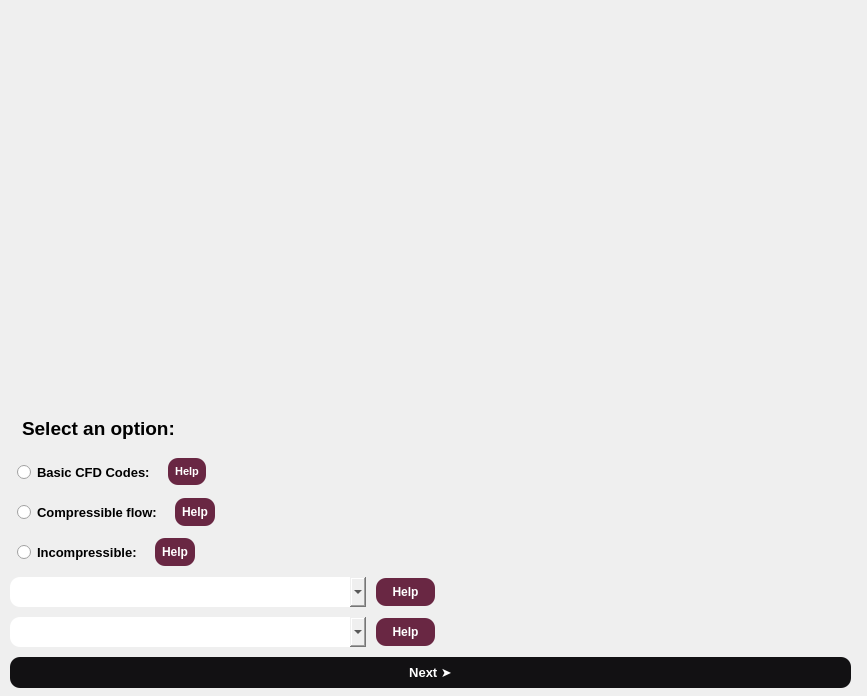
<?xml version="1.0" encoding="UTF-8"?>
<ui version="4.0">
 <class>Dialog</class>
 <widget class="QDialog" name="Dialog">
  <property name="geometry">
   <rect>
    <x>0</x>
    <y>0</y>
    <width>867</width>
    <height>696</height>
   </rect>
  </property>
  <property name="windowTitle">
   <string>Dialog</string>
  </property>
  <widget class="QWidget" name="verticalLayoutWidget">
   <property name="geometry">
    <rect>
     <x>0</x>
     <y>0</y>
     <width>861</width>
     <height>698</height>
    </rect>
   </property>
   <layout class="QVBoxLayout" name="verticalLayout">
    <property name="spacing">
     <number>10</number>
    </property>
    <property name="leftMargin">
     <number>10</number>
    </property>
    <property name="topMargin">
     <number>10</number>
    </property>
    <property name="rightMargin">
     <number>10</number>
    </property>
    <property name="bottomMargin">
     <number>10</number>
    </property>
    <item>
     <spacer name="verticalSpacer">
      <property name="orientation">
       <enum>Qt::Vertical</enum>
      </property>
      <property name="sizeHint" stdset="0">
       <size>
        <width>796</width>
        <height>163</height>
       </size>
      </property>
     </spacer>
    </item>
    <item>
     <layout class="QHBoxLayout" name="horizontalLayout_7">
      <item>
       <spacer name="horizontalSpacer_8">
        <property name="orientation">
         <enum>Qt::Horizontal</enum>
        </property>
        <property name="sizeHint" stdset="0">
         <size>
          <width>40</width>
          <height>20</height>
         </size>
        </property>
       </spacer>
      </item>
      <item>
       <widget class="QLabel" name="label_3">
        <property name="text">
         <string/>
        </property>
        <property name="pixmap">
         <pixmap resource="resources.qrc">:/Pngs/tayyare.png</pixmap>
        </property>
        <property name="scaledContents">
         <bool>true</bool>
        </property>
       </widget>
      </item>
      <item>
       <spacer name="horizontalSpacer_9">
        <property name="orientation">
         <enum>Qt::Horizontal</enum>
        </property>
        <property name="sizeHint" stdset="0">
         <size>
          <width>40</width>
          <height>20</height>
         </size>
        </property>
       </spacer>
      </item>
     </layout>
    </item>
    <item>
     <spacer name="verticalSpacer_2">
      <property name="orientation">
       <enum>Qt::Vertical</enum>
      </property>
      <property name="sizeHint" stdset="0">
       <size>
        <width>20</width>
        <height>40</height>
       </size>
      </property>
     </spacer>
    </item>
    <item>
     <widget class="QLabel" name="label">
      <property name="font">
       <font>
        <pointsize>14</pointsize>
        <weight>75</weight>
        <bold>true</bold>
       </font>
      </property>
      <property name="styleSheet">
       <string notr="true">border-radius: 10px;
padding: 7px 7px;</string>
      </property>
      <property name="text">
       <string>Select an option:</string>
      </property>
     </widget>
    </item>
    <item>
     <layout class="QHBoxLayout" name="horizontalLayout_4">
      <item>
       <widget class="QRadioButton" name="basic_radio">
        <property name="font">
         <font>
          <pointsize>10</pointsize>
          <weight>75</weight>
          <bold>true</bold>
         </font>
        </property>
        <property name="cursor">
         <cursorShape>PointingHandCursor</cursorShape>
        </property>
        <property name="styleSheet">
         <string notr="true">border-radius: 10px;
padding: 7px 7px;</string>
        </property>
        <property name="text">
         <string>Basic CFD Codes:</string>
        </property>
       </widget>
      </item>
      <item>
       <widget class="QPushButton" name="basic_help">
        <property name="font">
         <font>
          <pointsize>8</pointsize>
          <weight>75</weight>
          <italic>false</italic>
          <bold>true</bold>
          <underline>false</underline>
          <stylestrategy>PreferDefault</stylestrategy>
          <kerning>true</kerning>
         </font>
        </property>
        <property name="cursor">
         <cursorShape>PointingHandCursor</cursorShape>
        </property>
        <property name="styleSheet">
         <string notr="true">color: #fff;
background-color:#692743;
border-radius: 10px;
padding: 7px 7px;</string>
        </property>
        <property name="text">
         <string>Help</string>
        </property>
       </widget>
      </item>
      <item>
       <spacer name="horizontalSpacer">
        <property name="orientation">
         <enum>Qt::Horizontal</enum>
        </property>
        <property name="sizeHint" stdset="0">
         <size>
          <width>40</width>
          <height>20</height>
         </size>
        </property>
       </spacer>
      </item>
     </layout>
    </item>
    <item>
     <layout class="QHBoxLayout" name="horizontalLayout_5">
      <item>
       <widget class="QRadioButton" name="compressible_radio">
        <property name="font">
         <font>
          <pointsize>10</pointsize>
          <weight>75</weight>
          <bold>true</bold>
         </font>
        </property>
        <property name="cursor">
         <cursorShape>PointingHandCursor</cursorShape>
        </property>
        <property name="styleSheet">
         <string notr="true">border-radius: 10px;
padding: 7px 7px;</string>
        </property>
        <property name="text">
         <string>Compressible flow:</string>
        </property>
       </widget>
      </item>
      <item>
       <widget class="QPushButton" name="compressible_help">
        <property name="font">
         <font>
          <weight>75</weight>
          <bold>true</bold>
         </font>
        </property>
        <property name="cursor">
         <cursorShape>PointingHandCursor</cursorShape>
        </property>
        <property name="styleSheet">
         <string notr="true">color: #fff;
background-color:#692743;
border-radius: 10px;
padding: 7px 7px;</string>
        </property>
        <property name="text">
         <string>Help</string>
        </property>
       </widget>
      </item>
      <item>
       <spacer name="horizontalSpacer_2">
        <property name="orientation">
         <enum>Qt::Horizontal</enum>
        </property>
        <property name="sizeHint" stdset="0">
         <size>
          <width>40</width>
          <height>20</height>
         </size>
        </property>
       </spacer>
      </item>
     </layout>
    </item>
    <item>
     <layout class="QHBoxLayout" name="horizontalLayout_3">
      <item>
       <widget class="QRadioButton" name="incompressible_radio">
        <property name="font">
         <font>
          <pointsize>10</pointsize>
          <weight>75</weight>
          <italic>false</italic>
          <bold>true</bold>
          <underline>false</underline>
         </font>
        </property>
        <property name="cursor">
         <cursorShape>PointingHandCursor</cursorShape>
        </property>
        <property name="styleSheet">
         <string notr="true">border-radius: 10px;
padding: 7px 7px;</string>
        </property>
        <property name="text">
         <string>Incompressible:</string>
        </property>
       </widget>
      </item>
      <item>
       <widget class="QPushButton" name="incompressible_help">
        <property name="font">
         <font>
          <weight>75</weight>
          <bold>true</bold>
         </font>
        </property>
        <property name="cursor">
         <cursorShape>PointingHandCursor</cursorShape>
        </property>
        <property name="styleSheet">
         <string notr="true">color: #fff;
background-color:#692743;
border-radius: 10px;
padding: 7px 7px;</string>
        </property>
        <property name="text">
         <string>Help</string>
        </property>
       </widget>
      </item>
      <item>
       <spacer name="horizontalSpacer_3">
        <property name="orientation">
         <enum>Qt::Horizontal</enum>
        </property>
        <property name="sizeHint" stdset="0">
         <size>
          <width>40</width>
          <height>20</height>
         </size>
        </property>
       </spacer>
      </item>
     </layout>
    </item>
    <item>
     <layout class="QHBoxLayout" name="horizontalLayout_2" stretch="6,1,7">
      <item>
       <widget class="QComboBox" name="options_combo">
        <property name="maximumSize">
         <size>
          <width>16777215</width>
          <height>16777215</height>
         </size>
        </property>
        <property name="cursor">
         <cursorShape>OpenHandCursor</cursorShape>
        </property>
        <property name="styleSheet">
         <string notr="true">border-radius: 10px;
padding: 7px 7px;</string>
        </property>
       </widget>
      </item>
      <item>
       <widget class="QPushButton" name="combo1_help">
        <property name="font">
         <font>
          <weight>75</weight>
          <bold>true</bold>
         </font>
        </property>
        <property name="cursor">
         <cursorShape>PointingHandCursor</cursorShape>
        </property>
        <property name="styleSheet">
         <string notr="true">color: #fff;
background-color:#692743;
border-radius: 10px;
padding: 7px 7px;</string>
        </property>
        <property name="text">
         <string>Help</string>
        </property>
       </widget>
      </item>
      <item>
       <spacer name="horizontalSpacer_4">
        <property name="orientation">
         <enum>Qt::Horizontal</enum>
        </property>
        <property name="sizeType">
         <enum>QSizePolicy::Minimum</enum>
        </property>
        <property name="sizeHint" stdset="0">
         <size>
          <width>40</width>
          <height>20</height>
         </size>
        </property>
       </spacer>
      </item>
     </layout>
    </item>
    <item>
     <layout class="QHBoxLayout" name="horizontalLayout" stretch="6,1,7">
      <item>
       <widget class="QComboBox" name="subdirectory_combo">
        <property name="cursor">
         <cursorShape>OpenHandCursor</cursorShape>
        </property>
        <property name="styleSheet">
         <string notr="true">border-radius: 10px;
padding: 7px 7px;</string>
        </property>
       </widget>
      </item>
      <item>
       <widget class="QPushButton" name="combo2_help">
        <property name="font">
         <font>
          <weight>75</weight>
          <bold>true</bold>
         </font>
        </property>
        <property name="cursor">
         <cursorShape>PointingHandCursor</cursorShape>
        </property>
        <property name="styleSheet">
         <string notr="true">color: #fff;
background-color:#692743;
border-radius: 10px;
padding: 7px 7px;</string>
        </property>
        <property name="text">
         <string>Help</string>
        </property>
       </widget>
      </item>
      <item>
       <spacer name="horizontalSpacer_5">
        <property name="orientation">
         <enum>Qt::Horizontal</enum>
        </property>
        <property name="sizeType">
         <enum>QSizePolicy::Preferred</enum>
        </property>
        <property name="sizeHint" stdset="0">
         <size>
          <width>40</width>
          <height>20</height>
         </size>
        </property>
       </spacer>
      </item>
     </layout>
    </item>
    <item>
     <widget class="QPushButton" name="copy_button">
      <property name="font">
       <font>
        <pointsize>10</pointsize>
        <weight>75</weight>
        <italic>false</italic>
        <bold>true</bold>
       </font>
      </property>
      <property name="cursor">
       <cursorShape>PointingHandCursor</cursorShape>
      </property>
      <property name="styleSheet">
       <string notr="true">color: #fff;
background-color:#121113;
selection-background-color:#ffaaff;
border-radius: 10px;
padding: 7px 7px;</string>
      </property>
      <property name="text">
       <string>Next ➤</string>
      </property>
     </widget>
    </item>
   </layout>
  </widget>
  <widget class="QLabel" name="label_4">
   <property name="geometry">
    <rect>
     <x>0</x>
     <y>10</y>
     <width>871</width>
     <height>681</height>
    </rect>
   </property>
   <property name="text">
    <string/>
   </property>
   <property name="pixmap">
    <pixmap resource="resources.qrc">:/Pngs/raw_bulut-atlasina-12-yeni-bulut-eklendi_770291978.jpg</pixmap>
   </property>
   <property name="scaledContents">
    <bool>true</bool>
   </property>
  </widget>
  <zorder>label_4</zorder>
  <zorder>verticalLayoutWidget</zorder>
 </widget>
 <resources>
  <include location="resources.qrc"/>
 </resources>
 <connections/>
</ui>
